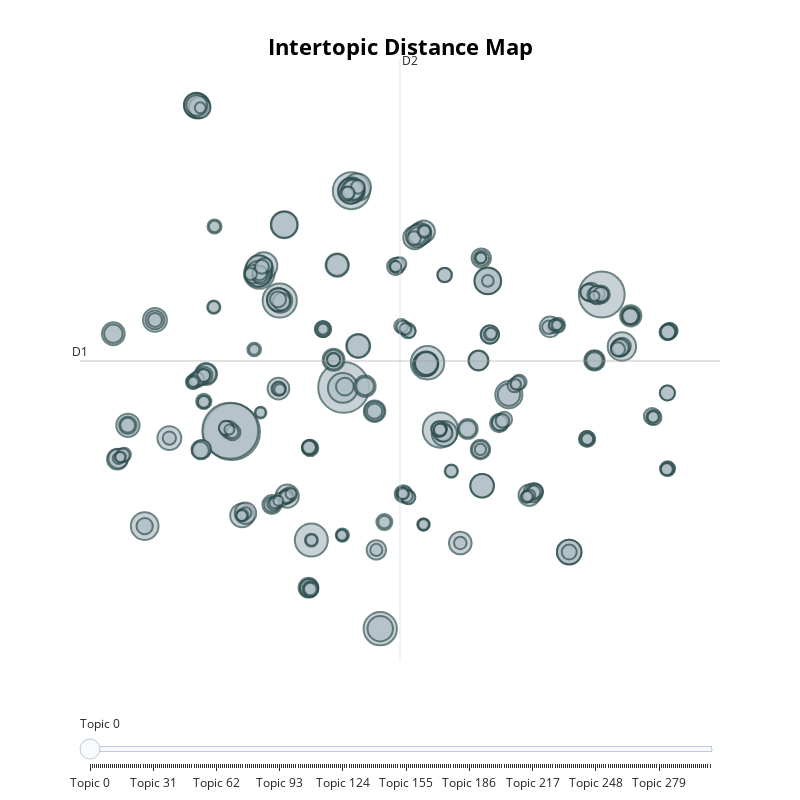

Notebook code cell kept with this figure:
### Code cell
topic_plot

### Figure 1 — Plotly figure (JSON) as saved in the notebook; plotly's stock layout.template omitted (floating-point values rounded to 4 significant figures; data arrays with more than 128 entries replaced by an {"elided": "..."} marker saying what was removed)
{"data": [{"customdata": {"elided": "305x3 mixed values"}, "hovertemplate": "<b>Topic %{customdata[0]}</b><br>Words: %{customdata[1]}<br>Size: %{customdata[2]}", "legendgroup": "", "marker": {"color": "#B0BEC5", "line": {"color": "DarkSlateGrey", "width": 2}, "size": {"elided": "305 int values"}, "sizemode": "area", "sizeref": 0.2037, "symbol": "circle"}, "mode": "markers", "name": "", "orientation": "v", "showlegend": false, "type": "scatter", "x": {"elided": "305 float values"}, "xaxis": "x", "y": {"elided": "305 float values"}, "yaxis": "y"}], "layout": {"annotations": [{"showarrow": false, "text": "D1", "x": -13.26, "y": 3.496, "yshift": 10}, {"showarrow": false, "text": "D2", "x": 3.336, "xshift": 10, "y": 26.71}], "height": 800, "hoverlabel": {"bgcolor": "white", "font": {"family": "Rockwell", "size": 16}}, "legend": {"itemsizing": "constant", "tracegroupgap": 0}, "margin": {"t": 60}, "shapes": [{"line": {"color": "#CFD8DC", "width": 2}, "type": "line", "x0": 3.336, "x1": 3.336, "y0": -19.72, "y1": 26.71}, {"line": {"color": "#9E9E9E", "width": 2}, "type": "line", "x0": -13.26, "x1": 19.93, "y0": 3.496, "y1": 3.496}], "sliders": [{"active": 0, "pad": {"t": 50}, "steps": [{"args": [{"marker.color": {"elided": "1x305 str values"}}], "label": "Topic 0", "method": "update"}, {"args": [{"marker.color": {"elided": "1x305 str values"}}], "label": "Topic 1", "method": "update"}, {"args": [{"marker.color": {"elided": "1x305 str values"}}], "label": "Topic 2", "method": "update"}, {"args": [{"marker.color": {"elided": "1x305 str values"}}], "label": "Topic 3", "method": "update"}, {"args": [{"marker.color": {"elided": "1x305 str values"}}], "label": "Topic 4", "method": "update"}, {"args": [{"marker.color": {"elided": "1x305 str values"}}], "label": "Topic 5", "method": "update"}, {"args": [{"marker.color": {"elided": "1x305 str values"}}], "label": "Topic 6", "method": "update"}, {"args": [{"marker.color": {"elided": "1x305 str values"}}], "label": "Topic 7", "method": "update"}, {"args": [{"marker.color": {"elided": "1x305 str values"}}], "label": "Topic 8", "method": "update"}, {"args": [{"marker.color": {"elided": "1x305 str values"}}], "label": "Topic 9", "method": "update"}, {"args": [{"marker.color": {"elided": "1x305 str values"}}], "label": "Topic 10", "method": "update"}, {"args": [{"marker.color": {"elided": "1x305 str values"}}], "label": "Topic 11", "method": "update"}, {"args": [{"marker.color": {"elided": "1x305 str values"}}], "label": "Topic 12", "method": "update"}, {"args": [{"marker.color": {"elided": "1x305 str values"}}], "label": "Topic 13", "method": "update"}, {"args": [{"marker.color": {"elided": "1x305 str values"}}], "label": "Topic 14", "method": "update"}, {"args": [{"marker.color": {"elided": "1x305 str values"}}], "label": "Topic 15", "method": "update"}, {"args": [{"marker.color": {"elided": "1x305 str values"}}], "label": "Topic 16", "method": "update"}, {"args": [{"marker.color": {"elided": "1x305 str values"}}], "label": "Topic 17", "method": "update"}, {"args": [{"marker.color": {"elided": "1x305 str values"}}], "label": "Topic 18", "method": "update"}, {"args": [{"marker.color": {"elided": "1x305 str values"}}], "label": "Topic 19", "method": "update"}, {"args": [{"marker.color": {"elided": "1x305 str values"}}], "label": "Topic 20", "method": "update"}, {"args": [{"marker.color": {"elided": "1x305 str values"}}], "label": "Topic 21", "method": "update"}, {"args": [{"marker.color": {"elided": "1x305 str values"}}], "label": "Topic 22", "method": "update"}, {"args": [{"marker.color": {"elided": "1x305 str values"}}], "label": "Topic 23", "method": "update"}, {"args": [{"marker.color": {"elided": "1x305 str values"}}], "label": "Topic 24", "method": "update"}, {"args": [{"marker.color": {"elided": "1x305 str values"}}], "label": "Topic 25", "method": "update"}, {"args": [{"marker.color": {"elided": "1x305 str values"}}], "label": "Topic 26", "method": "update"}, {"args": [{"marker.color": {"elided": "1x305 str values"}}], "label": "Topic 27", "method": "update"}, {"args": [{"marker.color": {"elided": "1x305 str values"}}], "label": "Topic 28", "method": "update"}, {"args": [{"marker.color": {"elided": "1x305 str values"}}], "label": "Topic 29", "method": "update"}, {"args": [{"marker.color": {"elided": "1x305 str values"}}], "label": "Topic 30", "method": "update"}, {"args": [{"marker.color": {"elided": "1x305 str values"}}], "label": "Topic 31", "method": "update"}, {"args": [{"marker.color": {"elided": "1x305 str values"}}], "label": "Topic 32", "method": "update"}, {"args": [{"marker.color": {"elided": "1x305 str values"}}], "label": "Topic 33", "method": "update"}, {"args": [{"marker.color": {"elided": "1x305 str values"}}], "label": "Topic 34", "method": "update"}, {"args": [{"marker.color": {"elided": "1x305 str values"}}], "label": "Topic 35", "method": "update"}, {"args": [{"marker.color": {"elided": "1x305 str values"}}], "label": "Topic 36", "method": "update"}, {"args": [{"marker.color": {"elided": "1x305 str values"}}], "label": "Topic 37", "method": "update"}, {"args": [{"marker.color": {"elided": "1x305 str values"}}], "label": "Topic 38", "method": "update"}, {"args": [{"marker.color": {"elided": "1x305 str values"}}], "label": "Topic 39", "method": "update"}, {"args": [{"marker.color": {"elided": "1x305 str values"}}], "label": "Topic 40", "method": "update"}, {"args": [{"marker.color": {"elided": "1x305 str values"}}], "label": "Topic 41", "method": "update"}, {"args": [{"marker.color": {"elided": "1x305 str values"}}], "label": "Topic 42", "method": "update"}, {"args": [{"marker.color": {"elided": "1x305 str values"}}], "label": "Topic 43", "method": "update"}, {"args": [{"marker.color": {"elided": "1x305 str values"}}], "label": "Topic 44", "method": "update"}, {"args": [{"marker.color": {"elided": "1x305 str values"}}], "label": "Topic 45", "method": "update"}, {"args": [{"marker.color": {"elided": "1x305 str values"}}], "label": "Topic 46", "method": "update"}, {"args": [{"marker.color": {"elided": "1x305 str values"}}], "label": "Topic 47", "method": "update"}, {"args": [{"marker.color": {"elided": "1x305 str values"}}], "label": "Topic 48", "method": "update"}, {"args": [{"marker.color": {"elided": "1x305 str values"}}], "label": "Topic 49", "method": "update"}, {"args": [{"marker.color": {"elided": "1x305 str values"}}], "label": "Topic 50", "method": "update"}, {"args": [{"marker.color": {"elided": "1x305 str values"}}], "label": "Topic 51", "method": "update"}, {"args": [{"marker.color": {"elided": "1x305 str values"}}], "label": "Topic 52", "method": "update"}, {"args": [{"marker.color": {"elided": "1x305 str values"}}], "label": "Topic 53", "method": "update"}, {"args": [{"marker.color": {"elided": "1x305 str values"}}], "label": "Topic 54", "method": "update"}, {"args": [{"marker.color": {"elided": "1x305 str values"}}], "label": "Topic 55", "method": "update"}, {"args": [{"marker.color": {"elided": "1x305 str values"}}], "label": "Topic 56", "method": "update"}, {"args": [{"marker.color": {"elided": "1x305 str values"}}], "label": "Topic 57", "method": "update"}, {"args": [{"marker.color": {"elided": "1x305 str values"}}], "label": "Topic 58", "method": "update"}, {"args": [{"marker.color": {"elided": "1x305 str values"}}], "label": "Topic 59", "method": "update"}, {"args": [{"marker.color": {"elided": "1x305 str values"}}], "label": "Topic 60", "method": "update"}, {"args": [{"marker.color": {"elided": "1x305 str values"}}], "label": "Topic 61", "method": "update"}, {"args": [{"marker.color": {"elided": "1x305 str values"}}], "label": "Topic 62", "method": "update"}, {"args": [{"marker.color": {"elided": "1x305 str values"}}], "label": "Topic 63", "method": "update"}, {"args": [{"marker.color": {"elided": "1x305 str values"}}], "label": "Topic 64", "method": "update"}, {"args": [{"marker.color": {"elided": "1x305 str values"}}], "label": "Topic 65", "method": "update"}, {"args": [{"marker.color": {"elided": "1x305 str values"}}], "label": "Topic 66", "method": "update"}, {"args": [{"marker.color": {"elided": "1x305 str values"}}], "label": "Topic 67", "method": "update"}, {"args": [{"marker.color": {"elided": "1x305 str values"}}], "label": "Topic 68", "method": "update"}, {"args": [{"marker.color": {"elided": "1x305 str values"}}], "label": "Topic 69", "method": "update"}, {"args": [{"marker.color": {"elided": "1x305 str values"}}], "label": "Topic 70", "method": "update"}, {"args": [{"marker.color": {"elided": "1x305 str values"}}], "label": "Topic 71", "method": "update"}, {"args": [{"marker.color": {"elided": "1x305 str values"}}], "label": "Topic 72", "method": "update"}, {"args": [{"marker.color": {"elided": "1x305 str values"}}], "label": "Topic 73", "method": "update"}, {"args": [{"marker.color": {"elided": "1x305 str values"}}], "label": "Topic 74", "method": "update"}, {"args": [{"marker.color": {"elided": "1x305 str values"}}], "label": "Topic 75", "method": "update"}, {"args": [{"marker.color": {"elided": "1x305 str values"}}], "label": "Topic 76", "method": "update"}, {"args": [{"marker.color": {"elided": "1x305 str values"}}], "label": "Topic 77", "method": "update"}, {"args": [{"marker.color": {"elided": "1x305 str values"}}], "label": "Topic 78", "method": "update"}, {"args": [{"marker.color": {"elided": "1x305 str values"}}], "label": "Topic 79", "method": "update"}, {"args": [{"marker.color": {"elided": "1x305 str values"}}], "label": "Topic 80", "method": "update"}, {"args": [{"marker.color": {"elided": "1x305 str values"}}], "label": "Topic 81", "method": "update"}, {"args": [{"marker.color": {"elided": "1x305 str values"}}], "label": "Topic 82", "method": "update"}, {"args": [{"marker.color": {"elided": "1x305 str values"}}], "label": "Topic 83", "method": "update"}, {"args": [{"marker.color": {"elided": "1x305 str values"}}], "label": "Topic 84", "method": "update"}, {"args": [{"marker.color": {"elided": "1x305 str values"}}], "label": "Topic 85", "method": "update"}, {"args": [{"marker.color": {"elided": "1x305 str values"}}], "label": "Topic 86", "method": "update"}, {"args": [{"marker.color": {"elided": "1x305 str values"}}], "label": "Topic 87", "method": "update"}, {"args": [{"marker.color": {"elided": "1x305 str values"}}], "label": "Topic 88", "method": "update"}, {"args": [{"marker.color": {"elided": "1x305 str values"}}], "label": "Topic 89", "method": "update"}, {"args": [{"marker.color": {"elided": "1x305 str values"}}], "label": "Topic 90", "method": "update"}, {"args": [{"marker.color": {"elided": "1x305 str values"}}], "label": "Topic 91", "method": "update"}, {"args": [{"marker.color": {"elided": "1x305 str values"}}], "label": "Topic 92", "method": "update"}, {"args": [{"marker.color": {"elided": "1x305 str values"}}], "label": "Topic 93", "method": "update"}, {"args": [{"marker.color": {"elided": "1x305 str values"}}], "label": "Topic 94", "method": "update"}, {"args": [{"marker.color": {"elided": "1x305 str values"}}], "label": "Topic 95", "method": "update"}, {"args": [{"marker.color": {"elided": "1x305 str values"}}], "label": "Topic 96", "method": "update"}, {"args": [{"marker.color": {"elided": "1x305 str values"}}], "label": "Topic 97", "method": "update"}, {"args": [{"marker.color": {"elided": "1x305 str values"}}], "label": "Topic 98", "method": "update"}, {"args": [{"marker.color": {"elided": "1x305 str values"}}], "label": "Topic 99", "method": "update"}, {"args": [{"marker.color": {"elided": "1x305 str values"}}], "label": "Topic 100", "method": "update"}, {"args": [{"marker.color": {"elided": "1x305 str values"}}], "label": "Topic 101", "method": "update"}, {"args": [{"marker.color": {"elided": "1x305 str values"}}], "label": "Topic 102", "method": "update"}, {"args": [{"marker.color": {"elided": "1x305 str values"}}], "label": "Topic 103", "method": "update"}, {"args": [{"marker.color": {"elided": "1x305 str values"}}], "label": "Topic 104", "method": "update"}, {"args": [{"marker.color": {"elided": "1x305 str values"}}], "label": "Topic 105", "method": "update"}, {"args": [{"marker.color": {"elided": "1x305 str values"}}], "label": "Topic 106", "method": "update"}, {"args": [{"marker.color": {"elided": "1x305 str values"}}], "label": "Topic 107", "method": "update"}, {"args": [{"marker.color": {"elided": "1x305 str values"}}], "label": "Topic 108", "method": "update"}, {"args": [{"marker.color": {"elided": "1x305 str values"}}], "label": "Topic 109", "method": "update"}, {"args": [{"marker.color": {"elided": "1x305 str values"}}], "label": "Topic 110", "method": "update"}, {"args": [{"marker.color": {"elided": "1x305 str values"}}], "label": "Topic 111", "method": "update"}, {"args": [{"marker.color": {"elided": "1x305 str values"}}], "label": "Topic 112", "method": "update"}, {"args": [{"marker.color": {"elided": "1x305 str values"}}], "label": "Topic 113", "method": "update"}, {"args": [{"marker.color": {"elided": "1x305 str values"}}], "label": "Topic 114", "method": "update"}, {"args": [{"marker.color": {"elided": "1x305 str values"}}], "label": "Topic 115", "method": "update"}, {"args": [{"marker.color": {"elided": "1x305 str values"}}], "label": "Topic 116", "method": "update"}, {"args": [{"marker.color": {"elided": "1x305 str values"}}], "label": "Topic 117", "method": "update"}, {"args": [{"marker.color": {"elided": "1x305 str values"}}], "label": "Topic 118", "method": "update"}, {"args": [{"marker.color": {"elided": "1x305 str values"}}], "label": "Topic 119", "method": "update"}, {"args": [{"marker.color": {"elided": "1x305 str values"}}], "label": "Topic 120", "method": "update"}, {"args": [{"marker.color": {"elided": "1x305 str values"}}], "label": "Topic 121", "method": "update"}, {"args": [{"marker.color": {"elided": "1x305 str values"}}], "label": "Topic 122", "method": "update"}, {"args": [{"marker.color": {"elided": "1x305 str values"}}], "label": "Topic 123", "method": "update"}, {"args": [{"marker.color": {"elided": "1x305 str values"}}], "label": "Topic 124", "method": "update"}, {"args": [{"marker.color": {"elided": "1x305 str values"}}], "label": "Topic 125", "method": "update"}, {"args": [{"marker.color": {"elided": "1x305 str values"}}], "label": "Topic 126", "method": "update"}, {"args": [{"marker.color": {"elided": "1x305 str values"}}], "label": "Topic 127", "method": "update"}, {"args": [{"marker.color": {"elided": "1x305 str values"}}], "label": "Topic 128", "method": "update"}, {"args": [{"marker.color": {"elided": "1x305 str values"}}], "label": "Topic 129", "method": "update"}, {"args": [{"marker.color": {"elided": "1x305 str values"}}], "label": "Topic 130", "method": "update"}, {"args": [{"marker.color": {"elided": "1x305 str values"}}], "label": "Topic 131", "method": "update"}, {"args": [{"marker.color": {"elided": "1x305 str values"}}], "label": "Topic 132", "method": "update"}, {"args": [{"marker.color": {"elided": "1x305 str values"}}], "label": "Topic 133", "method": "update"}, {"args": [{"marker.color": {"elided": "1x305 str values"}}], "label": "Topic 134", "method": "update"}, {"args": [{"marker.color": {"elided": "1x305 str values"}}], "label": "Topic 135", "method": "update"}, {"args": [{"marker.color": {"elided": "1x305 str values"}}], "label": "Topic 136", "method": "update"}, {"args": [{"marker.color": {"elided": "1x305 str values"}}], "label": "Topic 137", "method": "update"}, {"args": [{"marker.color": {"elided": "1x305 str values"}}], "label": "Topic 138", "method": "update"}, {"args": [{"marker.color": {"elided": "1x305 str values"}}], "label": "Topic 139", "method": "update"}, {"args": [{"marker.color": {"elided": "1x305 str values"}}], "label": "Topic 140", "method": "update"}, {"args": [{"marker.color": {"elided": "1x305 str values"}}], "label": "Topic 141", "method": "update"}, {"args": [{"marker.color": {"elided": "1x305 str values"}}], "label": "Topic 142", "method": "update"}, {"args": [{"marker.color": {"elided": "1x305 str values"}}], "label": "Topic 143", "method": "update"}, {"args": [{"marker.color": {"elided": "1x305 str values"}}], "label": "Topic 144", "method": "update"}, {"args": [{"marker.color": {"elided": "1x305 str values"}}], "label": "Topic 145", "method": "update"}, {"args": [{"marker.color": {"elided": "1x305 str values"}}], "label": "Topic 146", "method": "update"}, {"args": [{"marker.color": {"elided": "1x305 str values"}}], "label": "Topic 147", "method": "update"}, {"args": [{"marker.color": {"elided": "1x305 str values"}}], "label": "Topic 148", "method": "update"}, {"args": [{"marker.color": {"elided": "1x305 str values"}}], "label": "Topic 149", "method": "update"}, {"args": [{"marker.color": {"elided": "1x305 str values"}}], "label": "Topic 150", "method": "update"}, {"args": [{"marker.color": {"elided": "1x305 str values"}}], "label": "Topic 151", "method": "update"}, {"args": [{"marker.color": {"elided": "1x305 str values"}}], "label": "Topic 152", "method": "update"}, {"args": [{"marker.color": {"elided": "1x305 str values"}}], "label": "Topic 153", "method": "update"}, {"args": [{"marker.color": {"elided": "1x305 str values"}}], "label": "Topic 154", "method": "update"}, {"args": [{"marker.color": {"elided": "1x305 str values"}}], "label": "Topic 155", "method": "update"}, {"args": [{"marker.color": {"elided": "1x305 str values"}}], "label": "Topic 156", "method": "update"}, {"args": [{"marker.color": {"elided": "1x305 str values"}}], "label": "Topic 157", "method": "update"}, {"args": [{"marker.color": {"elided": "1x305 str values"}}], "label": "Topic 158", "method": "update"}, {"args": [{"marker.color": {"elided": "1x305 str values"}}], "label": "Topic 159", "method": "update"}, {"args": [{"marker.color": {"elided": "1x305 str values"}}], "label": "Topic 160", "method": "update"}, {"args": [{"marker.color": {"elided": "1x305 str values"}}], "label": "Topic 161", "method": "update"}, {"args": [{"marker.color": {"elided": "1x305 str values"}}], "label": "Topic 162", "method": "update"}, {"args": [{"marker.color": {"elided": "1x305 str values"}}], "label": "Topic 163", "method": "update"}, {"args": [{"marker.color": {"elided": "1x305 str values"}}], "label": "Topic 164", "method": "update"}, {"args": [{"marker.color": {"elided": "1x305 str values"}}], "label": "Topic 165", "method": "update"}, {"args": [{"marker.color": {"elided": "1x305 str values"}}], "label": "Topic 166", "method": "update"}, {"args": [{"marker.color": {"elided": "1x305 str values"}}], "label": "Topic 167", "method": "update"}, {"args": [{"marker.color": {"elided": "1x305 str values"}}], "label": "Topic 168", "method": "update"}, {"args": [{"marker.color": {"elided": "1x305 str values"}}], "label": "Topic 169", "method": "update"}, {"args": [{"marker.color": {"elided": "1x305 str values"}}], "label": "Topic 170", "method": "update"}, {"args": [{"marker.color": {"elided": "1x305 str values"}}], "label": "Topic 171", "method": "update"}, {"args": [{"marker.color": {"elided": "1x305 str values"}}], "label": "Topic 172", "method": "update"}, {"args": [{"marker.color": {"elided": "1x305 str values"}}], "label": "Topic 173", "method": "update"}, {"args": [{"marker.color": {"elided": "1x305 str values"}}], "label": "Topic 174", "method": "update"}, {"args": [{"marker.color": {"elided": "1x305 str values"}}], "label": "Topic 175", "method": "update"}, {"args": [{"marker.color": {"elided": "1x305 str values"}}], "label": "Topic 176", "method": "update"}, {"args": [{"marker.color": {"elided": "1x305 str values"}}], "label": "Topic 177", "method": "update"}, {"args": [{"marker.color": {"elided": "1x305 str values"}}], "label": "Topic 178", "method": "update"}, {"args": [{"marker.color": {"elided": "1x305 str values"}}], "label": "Topic 179", "method": "update"}, {"args": [{"marker.color": {"elided": "1x305 str values"}}], "label": "Topic 180", "method": "update"}, {"args": [{"marker.color": {"elided": "1x305 str values"}}], "label": "Topic 181", "method": "update"}, {"args": [{"marker.color": {"elided": "1x305 str values"}}], "label": "Topic 182", "method": "update"}, {"args": [{"marker.color": {"elided": "1x305 str values"}}], "label": "Topic 183", "method": "update"}, {"args": [{"marker.color": {"elided": "1x305 str values"}}], "label": "Topic 184", "method": "update"}, {"args": [{"marker.color": {"elided": "1x305 str values"}}], "label": "Topic 185", "method": "update"}, {"args": [{"marker.color": {"elided": "1x305 str values"}}], "label": "Topic 186", "method": "update"}, {"args": [{"marker.color": {"elided": "1x305 str values"}}], "label": "Topic 187", "method": "update"}, {"args": [{"marker.color": {"elided": "1x305 str values"}}], "label": "Topic 188", "method": "update"}, {"args": [{"marker.color": {"elided": "1x305 str values"}}], "label": "Topic 189", "method": "update"}, {"args": [{"marker.color": {"elided": "1x305 str values"}}], "label": "Topic 190", "method": "update"}, {"args": [{"marker.color": {"elided": "1x305 str values"}}], "label": "Topic 191", "method": "update"}, {"args": [{"marker.color": {"elided": "1x305 str values"}}], "label": "Topic 192", "method": "update"}, {"args": [{"marker.color": {"elided": "1x305 str values"}}], "label": "Topic 193", "method": "update"}, {"args": [{"marker.color": {"elided": "1x305 str values"}}], "label": "Topic 194", "method": "update"}, {"args": [{"marker.color": {"elided": "1x305 str values"}}], "label": "Topic 195", "method": "update"}, {"args": [{"marker.color": {"elided": "1x305 str values"}}], "label": "Topic 196", "method": "update"}, {"args": [{"marker.color": {"elided": "1x305 str values"}}], "label": "Topic 197", "method": "update"}, {"args": [{"marker.color": {"elided": "1x305 str values"}}], "label": "Topic 198", "method": "update"}, {"args": [{"marker.color": {"elided": "1x305 str values"}}], "label": "Topic 199", "method": "update"}, {"args": [{"marker.color": {"elided": "1x305 str values"}}], "label": "Topic 200", "method": "update"}, {"args": [{"marker.color": {"elided": "1x305 str values"}}], "label": "Topic 201", "method": "update"}, {"args": [{"marker.color": {"elided": "1x305 str values"}}], "label": "Topic 202", "method": "update"}, {"args": [{"marker.color": {"elided": "1x305 str values"}}], "label": "Topic 203", "method": "update"}, {"args": [{"marker.color": {"elided": "1x305 str values"}}], "label": "Topic 204", "method": "update"}, {"args": [{"marker.color": {"elided": "1x305 str values"}}], "label": "Topic 205", "method": "update"}, {"args": [{"marker.color": {"elided": "1x305 str values"}}], "label": "Topic 206", "method": "update"}, {"args": [{"marker.color": {"elided": "1x305 str values"}}], "label": "Topic 207", "method": "update"}, {"args": [{"marker.color": {"elided": "1x305 str values"}}], "label": "Topic 208", "method": "update"}, {"args": [{"marker.color": {"elided": "1x305 str values"}}], "label": "Topic 209", "method": "update"}, {"args": [{"marker.color": {"elided": "1x305 str values"}}], "label": "Topic 210", "method": "update"}, {"args": [{"marker.color": {"elided": "1x305 str values"}}], "label": "Topic 211", "method": "update"}, {"args": [{"marker.color": {"elided": "1x305 str values"}}], "label": "Topic 212", "method": "update"}, {"args": [{"marker.color": {"elided": "1x305 str values"}}], "label": "Topic 213", "method": "update"}, {"args": [{"marker.color": {"elided": "1x305 str values"}}], "label": "Topic 214", "method": "update"}, {"args": [{"marker.color": {"elided": "1x305 str values"}}], "label": "Topic 215", "method": "update"}, {"args": [{"marker.color": {"elided": "1x305 str values"}}], "label": "Topic 216", "method": "update"}, {"args": [{"marker.color": {"elided": "1x305 str values"}}], "label": "Topic 217", "method": "update"}, {"args": [{"marker.color": {"elided": "1x305 str values"}}], "label": "Topic 218", "method": "update"}, {"args": [{"marker.color": {"elided": "1x305 str values"}}], "label": "Topic 219", "method": "update"}, {"args": [{"marker.color": {"elided": "1x305 str values"}}], "label": "Topic 220", "method": "update"}, {"args": [{"marker.color": {"elided": "1x305 str values"}}], "label": "Topic 221", "method": "update"}, {"args": [{"marker.color": {"elided": "1x305 str values"}}], "label": "Topic 222", "method": "update"}, {"args": [{"marker.color": {"elided": "1x305 str values"}}], "label": "Topic 223", "method": "update"}, {"args": [{"marker.color": {"elided": "1x305 str values"}}], "label": "Topic 224", "method": "update"}, {"args": [{"marker.color": {"elided": "1x305 str values"}}], "label": "Topic 225", "method": "update"}, {"args": [{"marker.color": {"elided": "1x305 str values"}}], "label": "Topic 226", "method": "update"}, {"args": [{"marker.color": {"elided": "1x305 str values"}}], "label": "Topic 227", "method": "update"}, {"args": [{"marker.color": {"elided": "1x305 str values"}}], "label": "Topic 228", "method": "update"}, {"args": [{"marker.color": {"elided": "1x305 str values"}}], "label": "Topic 229", "method": "update"}, {"args": [{"marker.color": {"elided": "1x305 str values"}}], "label": "Topic 230", "method": "update"}, {"args": [{"marker.color": {"elided": "1x305 str values"}}], "label": "Topic 231", "method": "update"}, {"args": [{"marker.color": {"elided": "1x305 str values"}}], "label": "Topic 232", "method": "update"}, {"args": [{"marker.color": {"elided": "1x305 str values"}}], "label": "Topic 233", "method": "update"}, {"args": [{"marker.color": {"elided": "1x305 str values"}}], "label": "Topic 234", "method": "update"}, {"args": [{"marker.color": {"elided": "1x305 str values"}}], "label": "Topic 235", "method": "update"}, {"args": [{"marker.color": {"elided": "1x305 str values"}}], "label": "Topic 236", "method": "update"}, {"args": [{"marker.color": {"elided": "1x305 str values"}}], "label": "Topic 237", "method": "update"}, {"args": [{"marker.color": {"elided": "1x305 str values"}}], "label": "Topic 238", "method": "update"}, {"args": [{"marker.color": {"elided": "1x305 str values"}}], "label": "Topic 239", "method": "update"}, {"args": [{"marker.color": {"elided": "1x305 str values"}}], "label": "Topic 240", "method": "update"}, {"args": [{"marker.color": {"elided": "1x305 str values"}}], "label": "Topic 241", "method": "update"}, {"args": [{"marker.color": {"elided": "1x305 str values"}}], "label": "Topic 242", "method": "update"}, {"args": [{"marker.color": {"elided": "1x305 str values"}}], "label": "Topic 243", "method": "update"}, {"args": [{"marker.color": {"elided": "1x305 str values"}}], "label": "Topic 244", "method": "update"}, {"args": [{"marker.color": {"elided": "1x305 str values"}}], "label": "Topic 245", "method": "update"}, {"args": [{"marker.color": {"elided": "1x305 str values"}}], "label": "Topic 246", "method": "update"}, {"args": [{"marker.color": {"elided": "1x305 str values"}}], "label": "Topic 247", "method": "update"}, {"args": [{"marker.color": {"elided": "1x305 str values"}}], "label": "Topic 248", "method": "update"}, {"args": [{"marker.color": {"elided": "1x305 str values"}}], "label": "Topic 249", "method": "update"}, {"args": [{"marker.color": {"elided": "1x305 str values"}}], "label": "Topic 250", "method": "update"}, {"args": [{"marker.color": {"elided": "1x305 str values"}}], "label": "Topic 251", "method": "update"}, {"args": [{"marker.color": {"elided": "1x305 str values"}}], "label": "Topic 252", "method": "update"}, {"args": [{"marker.color": {"elided": "1x305 str values"}}], "label": "Topic 253", "method": "update"}, {"args": [{"marker.color": {"elided": "1x305 str values"}}], "label": "Topic 254", "method": "update"}, {"args": [{"marker.color": {"elided": "1x305 str values"}}], "label": "Topic 255", "method": "update"}, {"args": [{"marker.color": {"elided": "1x305 str values"}}], "label": "Topic 256", "method": "update"}, {"args": [{"marker.color": {"elided": "1x305 str values"}}], "label": "Topic 257", "method": "update"}, {"args": [{"marker.color": {"elided": "1x305 str values"}}], "label": "Topic 258", "method": "update"}, {"args": [{"marker.color": {"elided": "1x305 str values"}}], "label": "Topic 259", "method": "update"}, {"args": [{"marker.color": {"elided": "1x305 str values"}}], "label": "Topic 260", "method": "update"}, {"args": [{"marker.color": {"elided": "1x305 str values"}}], "label": "Topic 261", "method": "update"}, {"args": [{"marker.color": {"elided": "1x305 str values"}}], "label": "Topic 262", "method": "update"}, {"args": [{"marker.color": {"elided": "1x305 str values"}}], "label": "Topic 263", "method": "update"}, {"args": [{"marker.color": {"elided": "1x305 str values"}}], "label": "Topic 264", "method": "update"}, {"args": [{"marker.color": {"elided": "1x305 str values"}}], "label": "Topic 265", "method": "update"}, {"args": [{"marker.color": {"elided": "1x305 str values"}}], "label": "Topic 266", "method": "update"}, {"args": [{"marker.color": {"elided": "1x305 str values"}}], "label": "Topic 267", "method": "update"}, {"args": [{"marker.color": {"elided": "1x305 str values"}}], "label": "Topic 268", "method": "update"}, {"args": [{"marker.color": {"elided": "1x305 str values"}}], "label": "Topic 269", "method": "update"}, {"args": [{"marker.color": {"elided": "1x305 str values"}}], "label": "Topic 270", "method": "update"}, {"args": [{"marker.color": {"elided": "1x305 str values"}}], "label": "Topic 271", "method": "update"}, {"args": [{"marker.color": {"elided": "1x305 str values"}}], "label": "Topic 272", "method": "update"}, {"args": [{"marker.color": {"elided": "1x305 str values"}}], "label": "Topic 273", "method": "update"}, {"args": [{"marker.color": {"elided": "1x305 str values"}}], "label": "Topic 274", "method": "update"}, {"args": [{"marker.color": {"elided": "1x305 str values"}}], "label": "Topic 275", "method": "update"}, {"args": [{"marker.color": {"elided": "1x305 str values"}}], "label": "Topic 276", "method": "update"}, {"args": [{"marker.color": {"elided": "1x305 str values"}}], "label": "Topic 277", "method": "update"}, {"args": [{"marker.color": {"elided": "1x305 str values"}}], "label": "Topic 278", "method": "update"}, {"args": [{"marker.color": {"elided": "1x305 str values"}}], "label": "Topic 279", "method": "update"}, {"args": [{"marker.color": {"elided": "1x305 str values"}}], "label": "Topic 280", "method": "update"}, {"args": [{"marker.color": {"elided": "1x305 str values"}}], "label": "Topic 281", "method": "update"}, {"args": [{"marker.color": {"elided": "1x305 str values"}}], "label": "Topic 282", "method": "update"}, {"args": [{"marker.color": {"elided": "1x305 str values"}}], "label": "Topic 283", "method": "update"}, {"args": [{"marker.color": {"elided": "1x305 str values"}}], "label": "Topic 284", "method": "update"}, {"args": [{"marker.color": {"elided": "1x305 str values"}}], "label": "Topic 285", "method": "update"}, {"args": [{"marker.color": {"elided": "1x305 str values"}}], "label": "Topic 286", "method": "update"}, {"args": [{"marker.color": {"elided": "1x305 str values"}}], "label": "Topic 287", "method": "update"}, {"args": [{"marker.color": {"elided": "1x305 str values"}}], "label": "Topic 288", "method": "update"}, {"args": [{"marker.color": {"elided": "1x305 str values"}}], "label": "Topic 289", "method": "update"}, {"args": [{"marker.color": {"elided": "1x305 str values"}}], "label": "Topic 290", "method": "update"}, {"args": [{"marker.color": {"elided": "1x305 str values"}}], "label": "Topic 291", "method": "update"}, {"args": [{"marker.color": {"elided": "1x305 str values"}}], "label": "Topic 292", "method": "update"}, {"args": [{"marker.color": {"elided": "1x305 str values"}}], "label": "Topic 293", "method": "update"}, {"args": [{"marker.color": {"elided": "1x305 str values"}}], "label": "Topic 294", "method": "update"}, {"args": [{"marker.color": {"elided": "1x305 str values"}}], "label": "Topic 295", "method": "update"}, {"args": [{"marker.color": {"elided": "1x305 str values"}}], "label": "Topic 296", "method": "update"}, {"args": [{"marker.color": {"elided": "1x305 str values"}}], "label": "Topic 297", "method": "update"}, {"args": [{"marker.color": {"elided": "1x305 str values"}}], "label": "Topic 298", "method": "update"}, {"args": [{"marker.color": {"elided": "1x305 str values"}}], "label": "Topic 299", "method": "update"}, {"args": [{"marker.color": {"elided": "1x305 str values"}}], "label": "Topic 300", "method": "update"}, {"args": [{"marker.color": {"elided": "1x305 str values"}}], "label": "Topic 301", "method": "update"}, {"args": [{"marker.color": {"elided": "1x305 str values"}}], "label": "Topic 302", "method": "update"}, {"args": [{"marker.color": {"elided": "1x305 str values"}}], "label": "Topic 303", "method": "update"}, {"args": [{"marker.color": {"elided": "1x305 str values"}}], "label": "Topic 304", "method": "update"}]}], "title": {"font": {"color": "Black", "size": 22}, "text": "<b>Intertopic Distance Map", "x": 0.5, "xanchor": "center", "y": 0.95, "yanchor": "top"}, "width": 800, "xaxis": {"anchor": "y", "domain": [0, 1], "range": [-13.26, 19.93], "title": {"text": ""}, "visible": false}, "yaxis": {"anchor": "x", "domain": [0, 1], "range": [-19.72, 26.71], "title": {"text": ""}, "visible": false}}}
